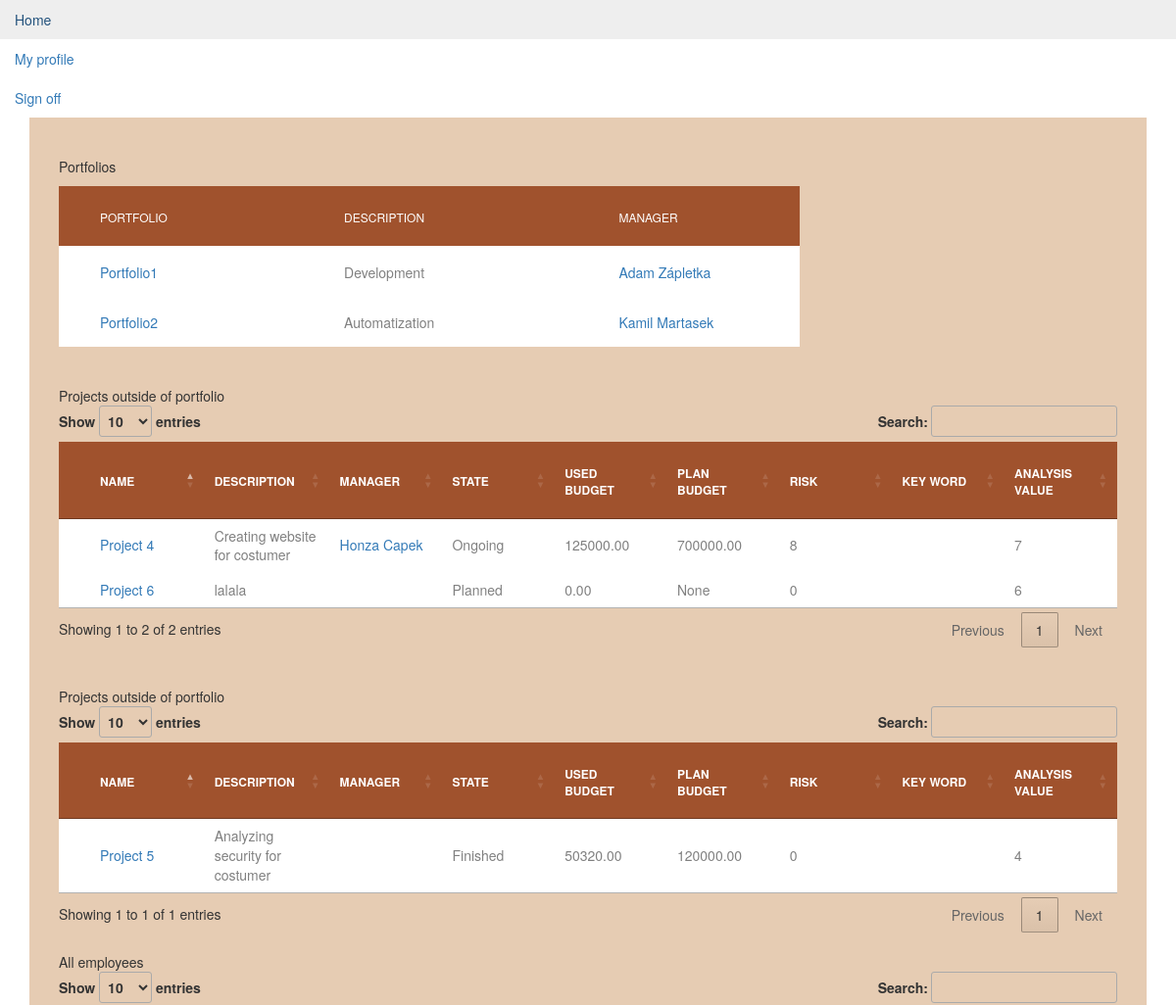
Before: /dp/ (signed in, upper part) with the older database file.
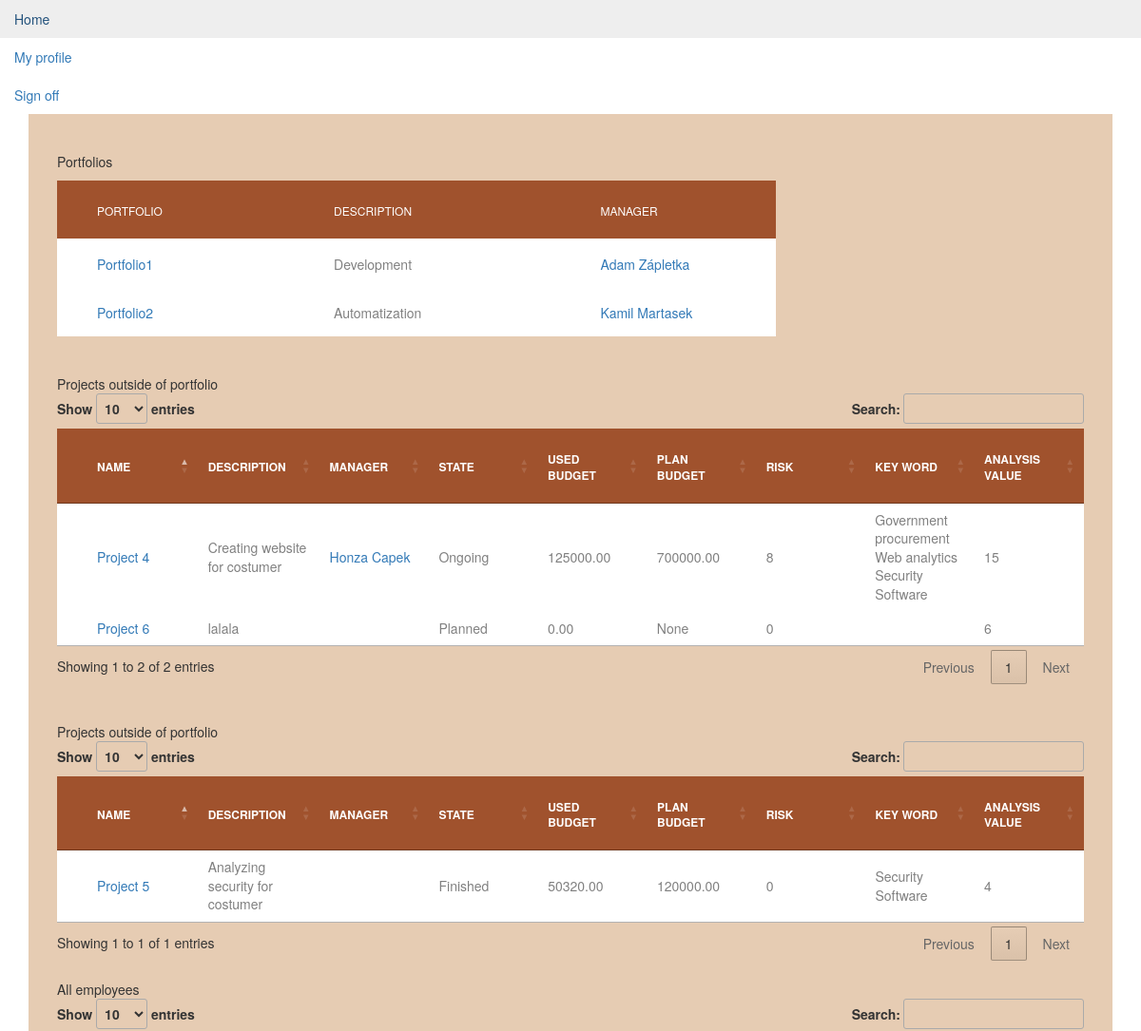
After: the same page with the newer database file.
### dp/models.py (models this page shows, shortened)
class Portfolio(models.Model):
    portfolio_name = models.CharField(max_length=200)
    pub_date = models.DateTimeField('date published', editable=False)
    portfolio_manager = models.ForeignKey(Employee, on_delete=models.SET_NULL, null=True)
    description = models.CharField(max_length=200, null=True)

class Employee(models.Model):
    user = models.OneToOneField(User, on_delete=models.CASCADE)
    position = models.CharField(max_length=200)
    address = models.CharField(max_length=200)
    birthday = models.DateField()
    photo = models.FileField( blank=True, null=True)
    salary = models.DecimalField(max_digits =9, decimal_places=2, null=True)
    GENDER_VALUES = (
        ('male', 'Male'),
        ('female', 'Female'),
    )
    gender = models.CharField(max_length=6, choices=GENDER_VALUES)

class Project(models.Model):
    portfolio = models.ForeignKey(Portfolio, on_delete=models.SET_NULL, null=True, blank=True)
    project_name = models.TextField()
    description = models.CharField(max_length=200)
    plan_budget = models.DecimalField(max_digits=15, decimal_places=2, null=True, blank=True)
    used_budget = models.DecimalField(max_digits=15, decimal_places=2, default=0)
    manhours = models.DecimalField(max_digits=15, decimal_places=0, null=True, blank=True)
    pub_date = models.DateTimeField (auto_now_add=True)
    start_date = models.DateField ('date of start', null=True, blank=True)
    deadline = models.DateField ('date of deadline', null=True, blank=True)
    possible_income = models.DecimalField(max_digits=15, decimal_places=2, null=True, blank=True)
    complexity = models.CharField(max_length=1, choices=COMPLEXITY_VALUES, null=True)
    type = models.CharField(max_length=1, choices=TYPE_VALUES, null=True)
    urgency = models.CharField(max_length=1, choices=PRIORITY_VALUES, null=True)
    importance = models.CharField(max_length=1, choices=PRIORITY_VALUES, null=True)
    STATE_VALUES = (
        ('1', 'Planned'),
        ('2', 'Ongoing'),
        ('3', 'Finished'),
        ('4', 'Interrupted'),
        ('5', 'Stopped'),
    )
    state = models.CharField(max_length=1, choices=STATE_VALUES, default=1)
    progress = models.DecimalField(max_digits=3, decimal_places=2, default=0,
                                   validators=[MaxValueValidator(1.00), MinValueValidator(0.00)])
    project_manager = models.ForeignKey(Employee, on_delete=models.SET_NULL, null=True, blank=True)
    def risk(self, zero_if_not_set=False):
        project_risk = 0
        for risk in self.projectrisk_set.all():
            if risk.risk_state == 0 or risk.risk_state == 1:
                project_risk += (decimal.Decimal(risk.probability) * decimal.Decimal(risk.risk_impact))
        project_risk_count = self.projectrisk_set.filter(risk_state__in=[0, 1])
        if project_risk != 0:
            project_risk = (round(project_risk / len(project_risk_count), 0))
        return project_risk
    def evm(self):
        return EVM.new_instance(self)
    def optimalization(self):
        return optimization(self, OrganizationStrategy.objects.all())

class ProjectRisk (models.Model):
    class Meta:
        unique_together = (('project', 'risk'),)
    project = models.ForeignKey(Project, on_delete=models.CASCADE, blank=True, null=True)
    risk = models.ForeignKey(Risk, on_delete=models.CASCADE)
    risk_state = models.IntegerField(choices=RISK_STATE_VALUES, default=1)
    risk_impact = models.IntegerField(choices=RISK_IMPACT_VALUES, null=True)
    probability = models.IntegerField(choices=RISK_PROBABILITY_VALUES, null=True)

class ProjectStrategy(models.Model):
    class Meta:
        unique_together = (('project', 'strategy'),)
    project = models.ForeignKey(Project, on_delete=models.CASCADE)
    strategy = models.ForeignKey(Strategy, on_delete=models.CASCADE)

class Strategy(models.Model):
    name = models.CharField(max_length=50)

### dp/views.py (the view)
# urls.py: path('', views.index, name='index'),
@login_required
def index(request):
    context = {
        'latest_portfolio_list': Portfolio.objects.all(),
    }
    project_list = Project.objects.filter(portfolio_id__isnull=True)
    finished_projects = project_list.filter(state__in=['3','5'])
    actual_projects = project_list.filter(state__in=['1','2','4'])
    project_count = actual_projects.count()
    context['employee_list'] = Employee.objects.all()
    context['finished_projects'] = finished_projects
    context['actual_projects'] = actual_projects
    context['project_count'] = project_count
    return render(request, "dp/index.html", context)

### dp/analytics.py (called while the page is built)
def optimization(project, org_strategy):
    result = 0
    result += RISK_OK_POINTS if project.risk(zero_if_not_set=True) < RISK_APPETITE else RISK_NOT_OK_POINTS
    result += COMPLEXITY_LOW_POINTS if project.complexity == '0' else COMPLEXITY_HIGH_POINTS
    is_strategic = check_if_strategic(project, org_strategy)
    result += IS_STRATEGIC_POINTS if is_strategic else ISNT_STRATEGIC_POINTS
    if project.progress >= PROGRESS_HIGH:
        result += PROGRESS_HIGH_POINTS
    elif project.progress <= PROGRESS_MODERATE:
        result += PROGRESS_LOW_POINTS
    else:
        result += PROGRESS_MODERATE_POINTS
    if project.state == '2' or project.state == '4':
        res_tmp = calculate_ongoing_proj_score(project)
        result += res_tmp
    return result

    @staticmethod
    def new_instance(project_instance):
        ins = EVM()
        ins.calculate_for_project(project_instance)
        return ins

### templates/dp/index.html (shortened to what the changed rows need)
{% extends "dp/base.html" %}
{% block content %}
    {% load static %}
    <link rel="stylesheet" type="text/css" href="{% static 'dp/css/index.css' %}"/>
    {% if user.employee.position == "manager" or user.is_superuser %}
        <div class="limiter">
        <div class="container">
            <div class="container-table100">
                <div class="wrap-table100">
                    <div class="table100 ver1 m-b-110">
                        <br>
                        <table data-vertable="ver1">
                            <thead>
                            <tr class="row100 head">
                                <th class="column100 column1" data-column="column1">Portfolio</th>
                                <th class="column100 column2" data-column="column2">Description</th>
                                <th class="column100 column3" data-column="column3">Manager</th>
                            </tr>
                            </thead>
                            <tbody>
                            {% if latest_portfolio_list %}
                                <ul>
                                    {% for portfolio in latest_portfolio_list %}
                                        <tr class="row100">
                                            <td class="column100 column1" data-column="column1">
                                                <a href="{% url 'dp:portfolio_detail' portfolio.id %}">{{ portfolio.portfolio_name }}</a>
                                            </td>
                                            <td class="column100 column2" data-column="column2">
                                                {{ portfolio.description }}
                                            </td>
                                            <td class="column100 column3" data-column="column3">
                                                {% if portfolio.portfolio_manager %}
                                                    <a href="{% url 'dp:employee_detail' portfolio.portfolio_manager.id %}"> {{ portfolio.portfolio_manager.user.first_name }} {{ portfolio.portfolio_manager.user.last_name }}</a>
                                                {% endif %}
                                            </td>
                                        </tr>
                                    {% endfor %}
                                </ul>
                            {% else %}
                                <p>No portfolios are available.</p>
                            {% endif %}
                            </tbody>
                        </table>
                        <br>
                        <br>
                        {% if project_tmp.portfolio is Null and actual_projects %}
                            <table id="projects_outside_a">
                                <thead>
                                <tr class="row100 head">
                                    <th class="column100 column1" data-column="column1">Name</th>
                                    <th class="column100 column2" data-column="column2">Description</th>
                                    <th class="column100 column3" data-column="column3">Manager</th>
                                    <th class="column100 column4" data-column="column4">State</th>
                                    <th class="column100 column5" data-column="column5">Used budget</th>
                                    <th class="column100 column6" data-column="column6">Plan budget</th>
                                    <th class="column100 column7" data-column="column7">Risk</th>
                                    <th class="column100 column8" data-column="column8">Key word</th>
                                    <th class="column100 column9" data-column="column9">Analysis value</th>
                                </tr>
                                </thead>
                                <tbody>
                                {% for project_tmp in actual_projects %}
                                    <tr class="row100">
                                        <td class="column100 column1" data-column="column1">
                                            <a href="{% url 'dp:project_detail' project_tmp.id %}">{{ project_tmp.project_name }}</a>
                                        </td>
                                        <td class="column100 column2" data-column="column2">
                                            {{ project_tmp.description }}
                                        </td>
                                        <td class="column100 column3" data-column="column3">
                                            {% if project_tmp.project_manager.id %}
                                                <a href="{% url 'dp:employee_detail' project_tmp.project_manager.id %}">{{ project_tmp.project_manager.user.first_name }} {{ project_tmp.project_manager.user.last_name }}</a>
                                            {% endif %}
                                        </td>
                                        <td class="column100 column4" data-column="column4">
                                            {{ project_tmp.get_state_display }}
                                        </td>
                                        <td class="column100 column5" data-column="column5">
                                            {{ project_tmp.used_budget }}
                                        </td>
                                        <td class="column100 column6" data-column="column6">
                                            {{ project_tmp.plan_budget }}
                                        </td>
                                        <td class="column100 column7" data-column="column7">
                                            {{ project_tmp.risk }}
                                        </td>
                                        <td class="column100 column8" data-column="column8">
                                            {% for key_word in project_tmp.projectstrategy_set.all %}
                                                {{ key_word.strategy.name }}<br>
                                            {% endfor %}
                                        </td>
                                        <td class="column100 column9" data-column="column9">
                                            {{ project_tmp.optimalization }}
                                        </td>
                                    </tr>
                                {% endfor %}
                                </tbody>
                            </table>
                        {% endif %}
                        <br>
                        <br>
                    {% if project_tmp.portfolio is Null and finished_projects %}
                            <table id="projects_outside">
                                <thead>
                                <tr class="row100 head">
                                    <th class="column100 column1" data-column="column1">Name</th>
                                    <th class="column100 column2" data-column="column2">Description</th>
                                    <th class="column100 column3" data-column="column3">Manager</th>
                                    <th class="column100 column4" data-column="column4">State</th>
                                    <th class="column100 column5" data-column="column5">Used budget</th>
                                    <th class="column100 column6" data-column="column6">Plan budget</th>
                                    <th class="column100 column7" data-column="column7">Risk</th>
                                    <th class="column100 column8" data-column="column8">Key word</th>
                                    <th class="column100 column9" data-column="column9">Analysis value</th>
                                </tr>
                                </thead>
                                <tbody>
                                {% for project_tmp in finished_projects %}
                                    <tr class="row100">
                                        <td class="column100 column1" data-column="column1">
                                            <a href="{% url 'dp:project_detail' project_tmp.id %}">{{ project_tmp.project_name }}</a>
                                        </td>
                                        <td class="column100 column2" data-column="column2">
                                            {{ project_tmp.description }}
                                        </td>
                                        <td class="column100 column3" data-column="column3">
                                        </td>
                                        <td class="column100 column4" data-column="column4">
                                            {{ project_tmp.get_state_display }}
                                        </td>
                                        <td class="column100 column5" data-column="column5">
                                            {{ project_tmp.used_budget }}
                                        </td>
                                        <td class="column100 column6" data-column="column6">
                                            {{ project_tmp.plan_budget }}
                                        </td>
                                        <td class="column100 column7" data-column="column7">
                                            {{ project_tmp.risk }}
                                        </td>
                                        <td class="column100 column8" data-column="column8">
                                            {% for key_word in project_tmp.projectstrategy_set.all %}
                                                {{ key_word.strategy.name }}<br>
                                            {% endfor %}
                                        </td>
                                        <td class="column100 column9" data-column="column9">
                                            {{ project_tmp.optimalization }}
                                        </td>
                                    </tr>
                                {% endfor %}
                                </tbody>
                            </table>
                        {% endif %}
                        <br>
                    </div>
                </div>
            </div>
        </div>
    {% endif %}
{% endblock %}

Changed rows visible on the page:
changed Project "Project 4": optimalization "7" → "15"
added ProjectStrategy: strategy.name "Government procurement", shown under Project "Project 4"
added ProjectStrategy: strategy.name "Web analytics", shown under Project "Project 4"
added ProjectStrategy: strategy.name "Security Software", shown under Project "Project 4"
added ProjectStrategy: strategy.name "Security Software", shown under Project "Project 5"
